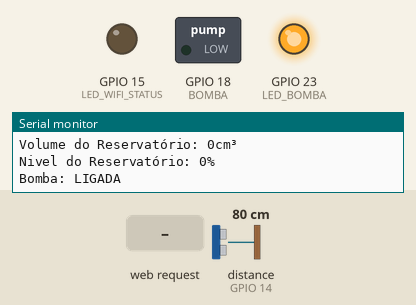
This sketch was run on a simulated ESP32. On the bench: switched loads named in the sketch (green lamp = pin HIGH), output pins drawn as LEDs (lit = HIGH), the last lines printed to the serial monitor. Wiring (inferred from the names in the program): ultrasonic range finder: trigger GPIO 14; echo GPIO 14. Inputs (shaded band) come from the test bench; at power-on: distance to the obstacle (sensor on GPIO 14) 80 cm. The echo pulse lasts 58.3 µs per cm; WiFi joins after 1.5 s; servers stay silent unless stated.

Above: at 2.7 s.
2.8 s: distance to the obstacle (sensor on GPIO 14) set to 6 cm
4.3 s: distance to the obstacle (sensor on GPIO 14) set to 3 cm
At 5.5 s:
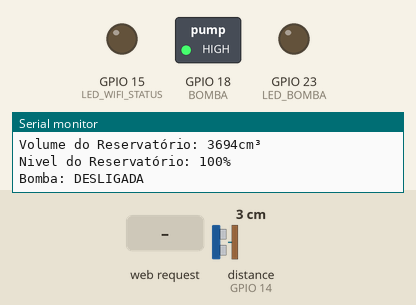
5.8 s: HTTP request GET /H received
At 6.08 s:
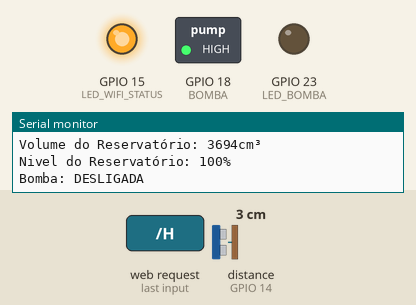
7.7 s: HTTP request GET /L received
At 8.8 s:
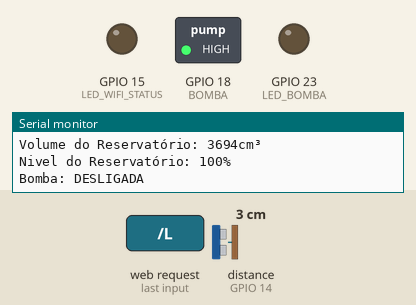
9.2 s: distance to the obstacle (sensor on GPIO 14) set to 15 cm
10.7 s: distance to the obstacle (sensor on GPIO 14) set to 20 cm
At 12.0 s:
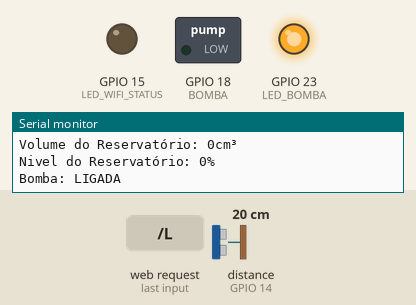
Timing chart, 0 to 13.3 s (numbered marks = the images above; inputs shaded):
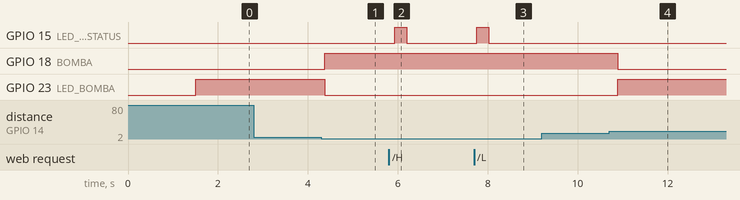

Measured:
- the behaviour switches between 5 and 4 cm on distance to the obstacle (sensor on GPIO 14) (found by bisection; images 0 and 1)
- the behaviour switches between 17 and 18 cm on distance to the obstacle (sensor on GPIO 14) (found by bisection; images 3 and 4)
- after the input at 4.3 s, GPIO 18 (BOMBA): LOW → HIGH after 0.08 s; GPIO 23 (LED_BOMBA): HIGH → LOW after 0.08 s
- after the input at 5.8 s, GPIO 15 (LED_WIFI_STATUS): LOW → HIGH after 0.14 s, → LOW 0.26 s later
- after the input at 7.7 s, GPIO 15 (LED_WIFI_STATUS): LOW → HIGH after 0.06 s, → LOW 0.26 s later
- after the input at 10.7 s, GPIO 18 (BOMBA): HIGH → LOW after 0.19 s; GPIO 23 (LED_BOMBA): LOW → HIGH after 0.19 s

The sketch:

teste_sensor_ultra.ino
```cpp
#include <WiFi.h>


//------------- Definição das variáveis globais do WIFI --------------------
const char* ssid = "iPhone de Leonardo";
const char* password = "00000000";
WiFiServer server(80);
#define LED_WIFI_STATUS 15
//--------------------------------------------------------------------------

//-------------- Definição das GPIO's de processo globais ------------------
#define LED_BOMBA  23 // Pino do Led indicador de funcionamento da Bomba
#define BOMBA 18      // Pino de saída para acionamento da Bomba
#define pingPin  14   // Pino do sensor HC-SR04 de comunicação.
//--------------------------------------------------------------------------

//------------ Definição das variáveis de processo globais -----------------
volatile int modo_de_operacao;
volatile long distancia_cm;
volatile int status_Led_Bomba;
int distanciaMax = 18;
int distanciaMin = 4;
//--------------------------------------------------------------------------

void setup() {
  // initialize serial communication:
  Serial.begin(115200);
  pinMode(LED_BOMBA, OUTPUT);
  pinMode(BOMBA, OUTPUT);

  // Inicializando o WIFI-----------------
  pinMode(LED_WIFI_STATUS, OUTPUT);
  WiFi.begin(ssid, password);
  while (WiFi.status() != WL_CONNECTED) {
    delay(500);
    Serial.println("Conectando-se a rede");
    Serial.flush();
  }
  Serial.println("WiFi conectada.");
  Serial.print("Endereço de IP: ");
  Serial.println(WiFi.localIP());

  server.begin();
  //--------------------------------------
}

void loop() {

  Ciclo_Processo();
  Cliente_WIFI();
}

void Ciclo_Processo(){
  Distancia();
  if(distancia_cm >= distanciaMax){
    Ligar_Bomba();
    Tela_serial();
  }
  if (distancia_cm <= distanciaMin){
    Desligar_Bomba();
    Tela_serial();
  }
  if ((distancia_cm > distanciaMin) && (distancia_cm < distanciaMax)){
    Tela_serial();
  }
}

long Distancia(){
  long duration;
  pinMode(pingPin, OUTPUT);
  digitalWrite(pingPin, LOW);
  delayMicroseconds(2);
  digitalWrite(pingPin, HIGH);
  delayMicroseconds(5);
  digitalWrite(pingPin, LOW);
  pinMode(pingPin, INPUT);
  duration = pulseIn(pingPin, HIGH);
  // convert the time into a distance
  distancia_cm = microsecondsToCentimeters(duration);
}

long microsecondsToCentimeters(long microseconds) {
  // The speed of sound is 340 m/s or 29 microseconds per centimeter.
  // The ping travels out and back, so to find the distance of the object we
  // take half of the distance travelled.
  return microseconds / 29 / 2;
}

void Ligar_Bomba(){
  if(distancia_cm > distanciaMin){
    digitalWrite(LED_BOMBA, HIGH);
    digitalWrite(BOMBA, LOW);
    status_Led_Bomba = 1;
  }
}

void Desligar_Bomba(){
  digitalWrite(LED_BOMBA, LOW);
  digitalWrite(BOMBA, HIGH);
  status_Led_Bomba = 0;
}


void Tela_serial(){
  Serial.println("--------------------------------");
  Serial.print("Endereço de IP: ");
  Serial.println(WiFi.localIP());
  Serial.print("Distância: ");
  Serial.print(distancia_cm);
  Serial.print("cm");
  Serial.println();
  Serial.print("Volume do Reservatório: ");
  Serial.print(CalculaVolume());
  Serial.println("cm³");
  Serial.print("Nivel do Reservatório: ");
  Serial.print(CalculaNivel());
  Serial.println("%");
  if (status_Led_Bomba == 1){
    Serial.print("Bomba: LIGADA");
    Serial.println();
  }
  if (status_Led_Bomba == 0){
    Serial.print("Bomba: DESLIGADA");
    Serial.println();
  }
  delay(250);
  Serial.flush();
}

long CalculaVolume(){
  long raio = 6;
  long  distanciaUtil, volume;
  distanciaUtil = distanciaMax - distancia_cm;
  volume = 3.1415 * raio * distanciaUtil * distanciaUtil;
  if (distancia_cm > distanciaMax){
    volume = 0;
  }
  if (distancia_cm < distanciaMin){
    distanciaUtil = distanciaMax - distanciaMin;
    volume = 3.1415 * raio * distanciaUtil * distanciaUtil;
  }
  return volume;
}

int CalculaNivel(){
  int nivel ;
  nivel = 100* (distanciaMax - distancia_cm)/(distanciaMax - distanciaMin);
  if (distancia_cm > distanciaMax){
    nivel = 0;
  }
  if (distancia_cm < distanciaMin){
    nivel = 100;
  }
  return nivel;
}

 void Cliente_WIFI() {
  WiFiClient client = server.available();
  if (client) {
    Serial.println("New Client.");
    String currentLine = "";
    while (client.connected()) {
      digitalWrite(LED_WIFI_STATUS, HIGH);
      if (client.available()) {
        char c = client.read();
        Serial.write(c);
        if (c == '\n') {
          if (currentLine.length() == 0) {
            client.println("HTTP/1.1 200 OK");
            client.println("Content-type:text/html");
            client.println();

            Ciclo_Processo();

            client.print("Sistema de controle e monitorameto do reservatorio");
            client.println();

            client.print("Volume do Reservatorio: ");
            client.print(CalculaVolume());
            client.print("cm³");
            client.println();

            client.print("Nivel do Reservatorio: ");
            client.print(CalculaNivel());
            client.print("%");
            client.println();

            if (status_Led_Bomba == 1){
              client.print("Bomba: LIGADA");
              client.println();
              client.print("Clique <a href=\"/L\">aqui</a> para desligar a bomba.<br>");
              client.println();
            }
            if (status_Led_Bomba == 0){
              client.println("Bomba: DESLIGADA");
              client.println();
              client.println("Clique <a href=\"/H\">aqui</a> para Ligar a Bomba.<br>");
              client.println();
            }

            break;
          } else {
            currentLine = "";
          }
        } else if (c != '\r') {
          currentLine += c;
        }
        if (currentLine.endsWith("GET /H")) {
          Ligar_Bomba();
        }
        if (currentLine.endsWith("GET /L")) {
          Desligar_Bomba();
        }
      }
    }
    client.stop();
    Serial.println("Client Disconnected.");
    digitalWrite(LED_WIFI_STATUS, LOW);
  }
}
```
